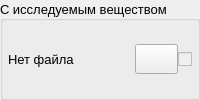
                       <widget class="QGroupBox" name="groupBox_with_gas">
                        <property name="minimumSize">
                         <size>
                          <width>0</width>
                          <height>50</height>
                         </size>
                        </property>
                        <property name="sizeIncrement">
                         <size>
                          <width>0</width>
                          <height>0</height>
                         </size>
                        </property>
                        <property name="baseSize">
                         <size>
                          <width>0</width>
                          <height>0</height>
                         </size>
                        </property>
                        <property name="font">
                         <font>
                          <family>MS Shell Dlg 2</family>
                          <pointsize>10</pointsize>
                          <italic>false</italic>
                          <bold>false</bold>
                         </font>
                        </property>
                        <property name="cursor">
                         <cursorShape>ArrowCursor</cursorShape>
                        </property>
                        <property name="mouseTracking">
                         <bool>false</bool>
                        </property>
                        <property name="tabletTracking">
                         <bool>false</bool>
                        </property>
                        <property name="styleSheet">
                         <string notr="true"/>
                        </property>
                        <property name="title">
                         <string>С исследуемым веществом</string>
                        </property>
                        <property name="alignment">
                         <set>Qt::AlignmentFlag::AlignLeading|Qt::AlignmentFlag::AlignLeft|Qt::AlignmentFlag::AlignVCenter</set>
                        </property>
                        <property name="flat">
                         <bool>true</bool>
                        </property>
                        <property name="checkable">
                         <bool>false</bool>
                        </property>
                        <layout class="QHBoxLayout" name="layout_with_gas">
                         <property name="spacing">
                          <number>0</number>
                         </property>
                         <property name="leftMargin">
                          <number>5</number>
                         </property>
                         <property name="topMargin">
                          <number>5</number>
                         </property>
                         <property name="rightMargin">
                          <number>5</number>
                         </property>
                         <property name="bottomMargin">
                          <number>5</number>
                         </property>
                         <item>
                          <widget class="QLabel" name="label_text_file_name_with_gas">
                           <property name="sizePolicy">
                            <sizepolicy hsizetype="Ignored" vsizetype="Preferred">
                             <horstretch>0</horstretch>
                             <verstretch>0</verstretch>
                            </sizepolicy>
                           </property>
                           <property name="minimumSize">
                            <size>
                             <width>0</width>
                             <height>30</height>
                            </size>
                           </property>
                           <property name="maximumSize">
                            <size>
                             <width>16777215</width>
                             <height>30</height>
                            </size>
                           </property>
                           <property name="font">
                            <font>
                             <family>MS Shell Dlg 2</family>
                             <pointsize>10</pointsize>
                             <italic>false</italic>
                             <bold>false</bold>
                            </font>
                           </property>
                           <property name="styleSheet">
                            <string notr="true"/>
                           </property>
                           <property name="text">
                            <string>Нет файла</string>
                           </property>
                           <property name="textFormat">
                            <enum>Qt::TextFormat::AutoText</enum>
                           </property>
                           <property name="scaledContents">
                            <bool>false</bool>
                           </property>
                          </widget>
                         </item>
                         <item>
                          <widget class="QPushButton" name="pushButton_reading_file_with_gas">
                           <property name="sizePolicy">
                            <sizepolicy hsizetype="Fixed" vsizetype="Fixed">
                             <horstretch>0</horstretch>
                             <verstretch>0</verstretch>
                            </sizepolicy>
                           </property>
                           <property name="minimumSize">
                            <size>
                             <width>0</width>
                             <height>30</height>
                            </size>
                           </property>
                           <property name="maximumSize">
                            <size>
                             <width>16777215</width>
                             <height>30</height>
                            </size>
                           </property>
                           <property name="cursor">
                            <cursorShape>PointingHandCursor</cursorShape>
                           </property>
                           <property name="styleSheet">
                            <string notr="true"/>
                           </property>
                           <property name="text">
                            <string/>
                           </property>
                           <property name="iconSize">
                            <size>
                             <width>25</width>
                             <height>25</height>
                            </size>
                           </property>
                          </widget>
                         </item>
                         <item>
                          <widget class="QCheckBox" name="checkBox_download_with_gas">
                           <property name="enabled">
                            <bool>false</bool>
                           </property>
                           <property name="sizePolicy">
                            <sizepolicy hsizetype="Fixed" vsizetype="Fixed">
                             <horstretch>0</horstretch>
                             <verstretch>0</verstretch>
                            </sizepolicy>
                           </property>
                           <property name="minimumSize">
                            <size>
                             <width>0</width>
                             <height>30</height>
                            </size>
                           </property>
                           <property name="maximumSize">
                            <size>
                             <width>16777215</width>
                             <height>30</height>
                            </size>
                           </property>
                           <property name="styleSheet">
                            <string notr="true"/>
                           </property>
                           <property name="text">
                            <string/>
                           </property>
                           <property name="checked">
                            <bool>false</bool>
                           </property>
                           <property name="tristate">
                            <bool>false</bool>
                           </property>
                          </widget>
                         </item>
                        </layout>
                       </widget>
